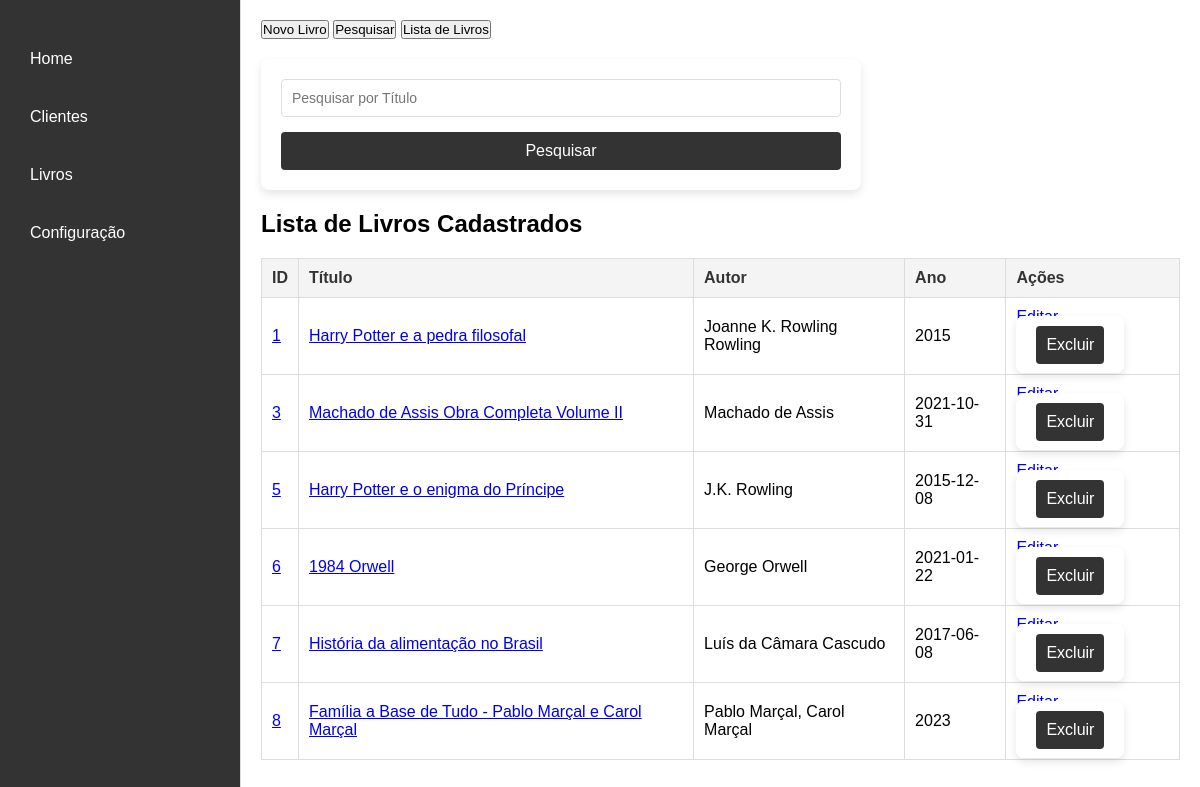
The page /livros (signed in) on the database as committed earlier.
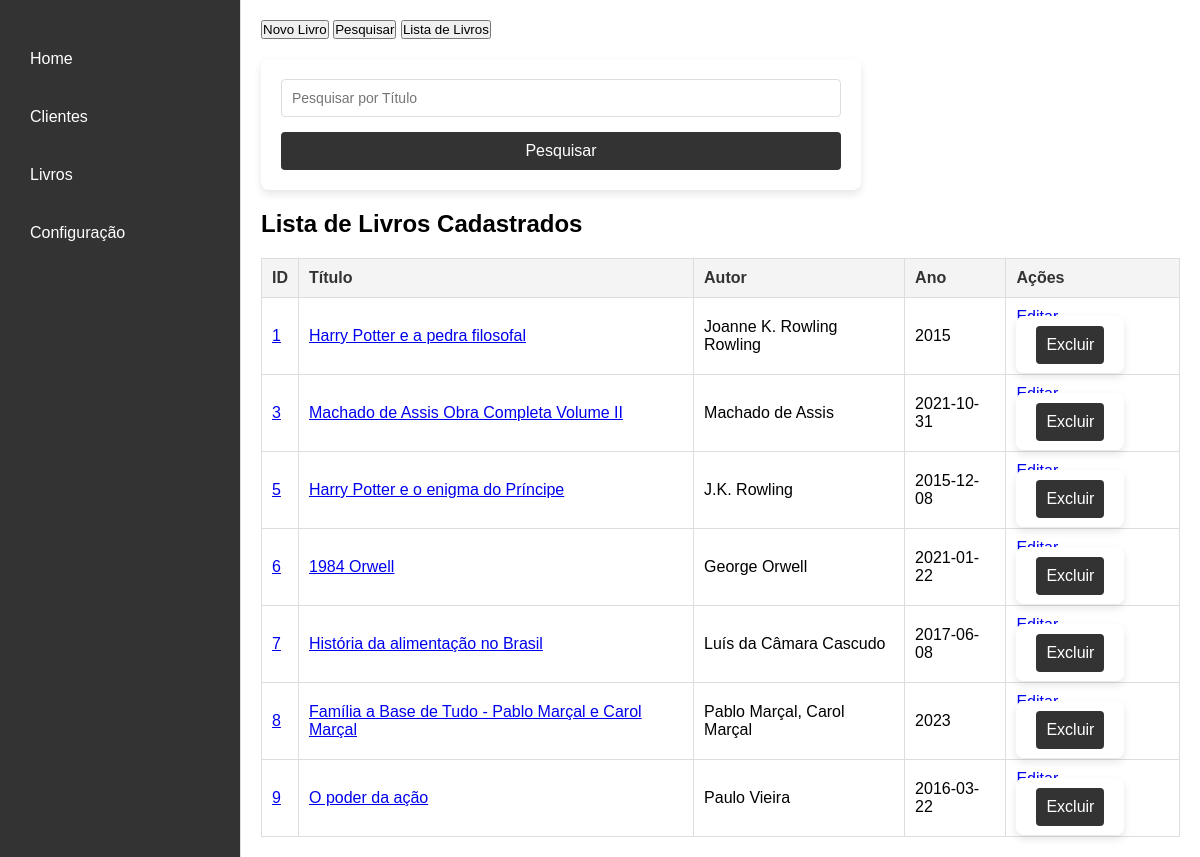
The same page on the database as committed later.
### models.py (models this page shows, shortened)
class Livro(db.Model):
    id = db.Column(db.Integer, primary_key=True)
    titulo = db.Column(db.String(100), nullable=False)
    autor = db.Column(db.String(100), nullable=False)
    editora = db.Column(db.String(100), nullable=False)
    idade_leitura = db.Column(db.String(100), nullable=False)
    isbn = db.Column(db.String(20), nullable=False)
    ano = db.Column(db.Integer, nullable=False)
    num_paginas = db.Column(db.Integer, nullable=False)
    valor = db.Column(db.Float, nullable=False)
    capa_livro = db.Column(db.String(200), nullable=True)  # Novo campo para a capa

### app.py (the view)
@app.route('/livros')
def livros():
    if 'username' not in session:
        return redirect(url_for('login'))
    livros = Livro.query.all()
    return render_template('livros.html', livros=livros)

### templates/livros.html (shortened to what this page needs)
{% extends "index.html" %}
{% block content %}
    <div class="top-menu">
        <button onclick="window.location.href='{{ url_for('novo_livro') }}'">Novo Livro</button>
        <button id="showPesquisarButton" onclick="togglePesquisar()">Pesquisar</button>
        <button onclick="window.location.href='{{ url_for('livros') }}'">Lista de Livros</button>
    </div>
    <div id="pesquisarForm" class="hidden">
        <form action="{{ url_for('livros') }}" method="GET">
            <input type="text" name="titulo" placeholder="Pesquisar por Título" value="{{ request.args.get('titulo', '') }}">
            <button type="submit">Pesquisar</button>
        </form>
    </div>
    <h2>Lista de Livros Cadastrados</h2>
    <table>
        <thead>
            <tr>
                <th>ID</th>
                <th>Título</th>
                <th>Autor</th>
                <th>Ano</th>
                <th>Ações</th>
            </tr>
        </thead>
        <tbody>
            {% for livro in livros %}
            <tr>
                <td><a href="{{ url_for('visualizar_livro', id=livro.id) }}" target="_blank">{{ livro.id }}</a></td>
                <td><a href="{{ url_for('visualizar_livro', id=livro.id) }}" target="_blank">{{ livro.titulo }}</a></td>
                <td>{{ livro.autor }}</td>
                <td>{{ livro.ano }}</td>
                <td>
                    <a href="{{ url_for('editar_livro', id=livro.id) }}">Editar</a>
                    <form action="{{ url_for('deletar_livro', id=livro.id) }}" method="POST" style="display:inline;">
                        <button type="submit" onclick="return confirmarExclusao()">Excluir</button>
                    </form>
                </td>
            </tr>
            {% endfor %}
        </tbody>
    </table>
{% endblock %}

### templates/index.html (shortened to what this page needs)
<!DOCTYPE html>
<html lang="pt-BR">
<head>
    <link rel="stylesheet" href="{{ url_for('static', filename='index.css') }}">
</head>
<body>
    <div class="container">
        <aside class="sidebar">
            <ul>
                <li><a href="/">Home</a></li>
                <li><a href="/clientes">Clientes</a></li>
                <li><a href="/livros">Livros</a></li>
                <li><a href="/configuracao">Configuração</a></li>
            </ul>
        </aside>
        <main class="content">
            {% block content %}{% endblock %}
        </main>
    </div>
</body>
</html>

### static/index.css (style rules this page uses)
* { margin: 0; padding: 0; box-sizing: border-box; }
body { font-family: Arial, sans-serif; background-color: #f9f9f9; display: flex; height: 100vh; }
.container { display: flex; width: 100%; height: 100%; }
.sidebar { width: 240px; background-color: #333; color: #fff; padding: 20px; position: fixed; height: 100%; overflow: auto; }
.sidebar ul { list-style: none; padding: 0; }
.sidebar ul li { margin: 20px 0; }
.sidebar ul li a { color: #fff; text-decoration: none; font-size: 16px; display: block; padding: 10px; border-radius: 5px; }
.content { margin-left: 240px; padding: 20px; flex: 1; background-color: #fff; border-left: 1px solid #ddd; overflow-y: auto; }
form { margin: 20px 0; display: flex; flex-direction: column; width: 100%; max-width: 600px; background-color: #fff; padding: 20px; border-radius: 8px; box-shadow: 0 4px 8px rgba(0, 0, 0, 0.1); }
form input, form select { margin-bottom: 15px; padding: 10px; font-size: 14px; border: 1px solid #ddd; border-radius: 4px; width: 100%; }
form button { padding: 10px; background-color: #333; color: #fff; border: none; border-radius: 4px; font-size: 16px; cursor: pointer; }
table { width: 100%; border-collapse: collapse; margin-top: 20px; }
table th, table td { border: 1px solid #ddd; padding: 10px; text-align: left; }
table th { background-color: #f4f4f4; color: #333; }

Rows that differ between the two databases and show on the page:
added Livro: id "9", titulo "O poder da ação", autor "Paulo Vieira", ano "2016-03-22"
